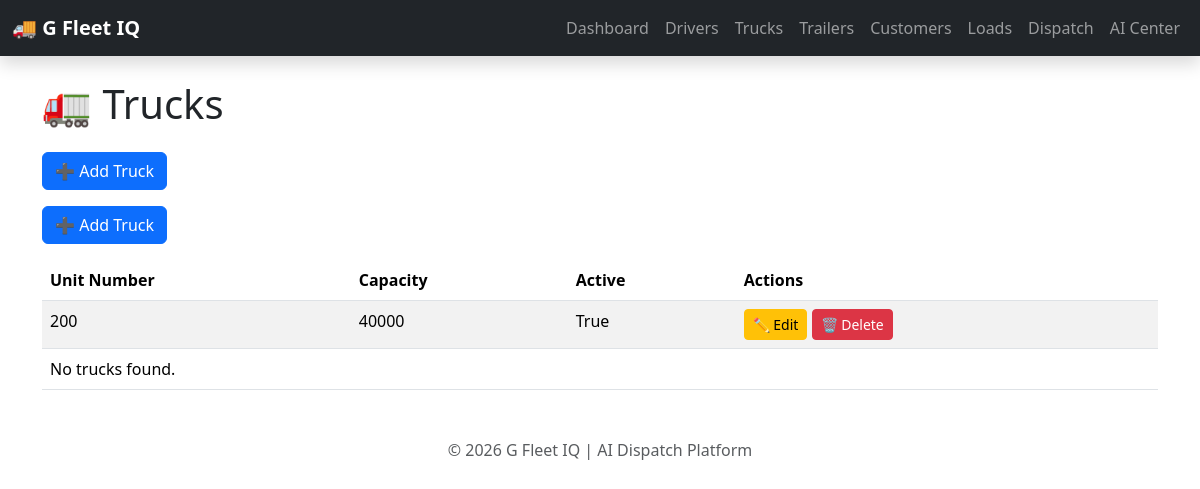
The app's page /trucks/ with its own data.
### fleet/models.py (models this page shows, shortened)
class Truck(models.Model):
    unit_number = models.CharField(max_length=50)
    capacity = models.IntegerField()
    active = models.BooleanField(default=True)

### dashboard/views.py (the view)
# urls.py: path("trucks/", views.trucks, name="trucks"),
def trucks(request):
    return render(
        request,
        "dashboard/trucks.html",
        {
            "trucks": Truck.objects.all(),
        },
    )

### dashboard/templates/dashboard/trucks.html (shortened to what this page needs)
{% extends "dashboard/base.html" %}
{% block content %}
<h1 class="mb-4">🚛 Trucks</h1>
<div class="mb-3">
    <a href="{% url 'add_truck' %}" class="btn btn-primary">
        ➕ Add Truck
    </a>
</div>
<div class="mb-3">
    <a href="{% url 'add_truck' %}" class="btn btn-primary">
        ➕ Add Truck
    </a>
</div>
<table class="table table-striped">
    <thead>
        <tr>
            <th>Unit Number</th>
            <th>Capacity</th>
            <th>Active</th>
            <th>Actions</th>
        </tr>
    </thead>
    <tbody>
    {% for truck in trucks %}
    <tr>
    <td>{{ truck.unit_number }}</td>
    <td>{{ truck.capacity }}</td>
    <td>{{ truck.active }}</td>
    <td>
        <a href="{% url 'edit_truck' truck.id %}"
           class="btn btn-warning btn-sm">
            ✏️ Edit
        </a>
        <a href="{% url 'delete_truck' truck.id %}"
           class="btn btn-danger btn-sm">
            🗑️ Delete
        </a>
    </td>
</tr>
    <tr>
        <td colspan="4">No trucks found.</td>
    </tr>
    {% endfor %}
    </tbody>
</table>
{% endblock %}

### records on screen
Truck: unit_number "200", capacity "40000", active "True"
